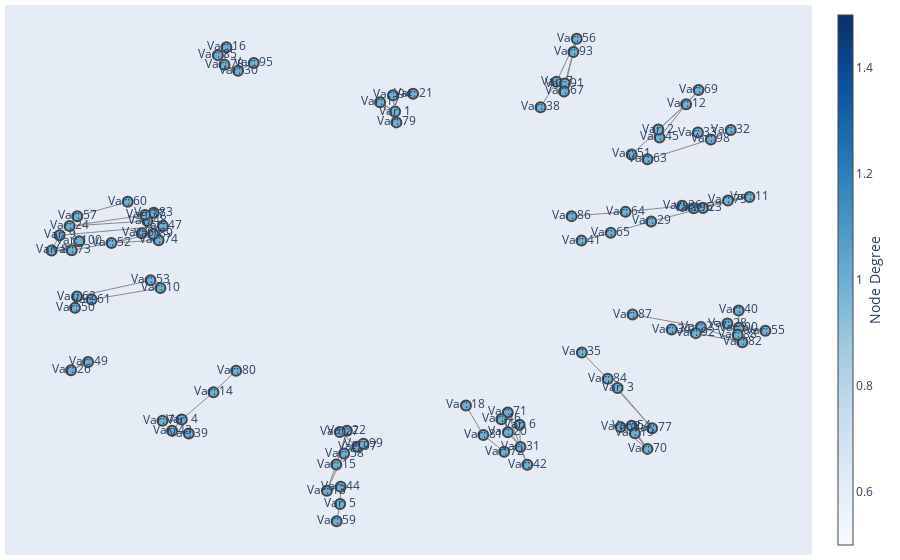

This figure's notebook cell:
### Code cell
def cala_operacja(nazwa_pliku):
    num_vars, clauses = read_dimacs_cnf(nazwa_pliku)
    model, G = generate_node_embeddings(clauses)
    G2, pos = utworzSkierowanyGraf(G, model)
    interactive_directed_graph(G2, pos)
    return num_vars, clauses

nazwa = "DIMACS_files/turbo_easy/example_2.cnf"
num_vars, clauses = cala_operacja(nazwa)

### Figure 1 — Plotly figure (JSON) as saved in the notebook; plotly's stock layout.template omitted (floating-point values rounded to 4 significant figures; data arrays with more than 128 entries replaced by an {"elided": "..."} marker saying what was removed)
{"data": [{"hoverinfo": "none", "line": {"color": "#888", "width": 1}, "marker": {"color": [], "colorbar": {"thickness": 15, "title": {"side": "right", "text": "Weight"}, "xanchor": "left"}, "colorscale": [[0, "rgb(247,251,255)"], [0.125, "rgb(222,235,247)"], [0.25, "rgb(198,219,239)"], [0.375, "rgb(158,202,225)"], [0.5, "rgb(107,174,214)"], [0.625, "rgb(66,146,198)"], [0.75, "rgb(33,113,181)"], [0.875, "rgb(8,81,156)"], [1, "rgb(8,48,107)"]], "line": {"width": 2}, "reversescale": true, "showscale": false, "size": 5}, "mode": "lines", "type": "scatter", "x": {"elided": "300 float values"}, "y": {"elided": "300 float values"}}, {"hoverinfo": "text", "marker": {"color": [1, 1, 1, 1, 1, 1, 1, 1, 1, 1, 1, 1, 1, 1, 1, 1, 1, 1, 1, 1, 1, 1, 1, 1, 1, 1, 1, 1, 1, 1, 1, 1, 1, 1, 1, 1, 1, 1, 1, 1, 1, 1, 1, 1, 1, 1, 1, 1, 1, 1, 1, 1, 1, 1, 1, 1, 1, 1, 1, 1, 1, 1, 1, 1, 1, 1, 1, 1, 1, 1, 1, 1, 1, 1, 1, 1, 1, 1, 1, 1, 1, 1, 1, 1, 1, 1, 1, 1, 1, 1, 1, 1, 1, 1, 1, 1, 1, 1, 1, 1], "colorbar": {"thickness": 15, "title": {"side": "right", "text": "Node Degree"}, "xanchor": "left"}, "colorscale": [[0, "rgb(247,251,255)"], [0.125, "rgb(222,235,247)"], [0.25, "rgb(198,219,239)"], [0.375, "rgb(158,202,225)"], [0.5, "rgb(107,174,214)"], [0.625, "rgb(66,146,198)"], [0.75, "rgb(33,113,181)"], [0.875, "rgb(8,81,156)"], [1, "rgb(8,48,107)"]], "line": {"width": 2}, "reversescale": false, "size": 10}, "mode": "markers+text", "text": ["Var: 16", "Var: 78", "Var: 30", "Var: 95", "Var: 35", "Var: 84", "Var: 85", "Var: 8", "Var: 73", "Var: 55", "Var: 90", "Var: 100", "Var: 9", "Var: 52", "Var: 38", "Var: 7", "Var: 66", "Var: 83", "Var: 87", "Var: 25", "Var: 74", "Var: 89", "Var: 40", "Var: 82", "Var: 11", "Var: 75", "Var: 77", "Var: 96", "Var: 23", "Var: 29", "Var: 65", "Var: 54", "Var: 70", "Var: 19", "Var: 22", "Var: 15", "Var: 68", "Var: 81", "Var: 72", "Var: 48", "Var: 24", "Var: 93", "Var: 56", "Var: 3", "Var: 18", "Var: 47", "Var: 61", "Var: 62", "Var: 50", "Var: 53", "Var: 27", "Var: 97", "Var: 4", "Var: 43", "Var: 14", "Var: 76", "Var: 80", "Var: 10", "Var: 39", "Var: 1", "Var: 17", "Var: 49", "Var: 26", "Var: 51", "Var: 12", "Var: 57", "Var: 60", "Var: 69", "Var: 45", "Var: 2", "Var: 33", "Var: 98", "Var: 32", "Var: 5", "Var: 44", "Var: 42", "Var: 31", "Var: 64", "Var: 36", "Var: 20", "Var: 37", "Var: 71", "Var: 91", "Var: 94", "Var: 13", "Var: 79", "Var: 6", "Var: 46", "Var: 41", "Var: 88", "Var: 28", "Var: 21", "Var: 86", "Var: 59", "Var: 99", "Var: 58", "Var: 67", "Var: 34", "Var: 92", "Var: 63"], "type": "scatter", "x": [-5.372, -5.422, -5.063, -4.646, 4.041, 4.725, -5.597, -10, -9.467, 8.901, 8.198, -9.27, -9.789, -8.416, 2.948, 3.37, -7.613, -7.296, 5.382, 7.192, -7.167, -7.307, 8.193, 8.29, 8.477, 7.91, 5.901, 7.002, 7.248, 5.875, 4.804, 5.357, 5.778, 5.447, -2.181, -2.461, 5.063, 1.432, 1.984, -7.464, -9.525, 3.816, 3.905, 4.986, 0.9721, -7.053, -8.941, -9.328, -9.38, -7.381, -2.37, -1.906, -6.554, -6.811, -5.714, -7.066, -5.114, -7.12, -6.367, -0.9053, -1.301, -9.034, -9.485, 5.358, 6.801, -9.321, -7.985, 7.13, 6.098, 6.064, 7.114, 7.457, 7.984, -2.361, -2.346, 2.596, 2.416, 5.197, 6.698, 2.083, -7.525, 2.079, 3.593, -0.9616, -2.711, -0.8704, 2.39, 1.91, 4.029, 8.166, 7.895, -0.4285, 3.769, -2.453, -1.743, -2.256, 3.57, 6.418, 7.056, 5.778], "y": [7.703, 7.119, 6.921, 7.175, -2.468, -3.342, 7.44, 0.9318, 0.9373, -1.744, -1.64, 1.236, 1.436, 1.183, 5.704, 6.551, 1.503, 2.187, -1.204, -1.616, 1.273, 1.483, -1.067, -2.127, 2.714, 2.598, -4.995, 2.338, 2.346, 1.897, 1.519, -4.908, -5.679, -5.163, -5.075, -6.203, -4.954, -5.22, -5.774, 1.911, 1.745, 7.544, 7.985, -3.65, -4.233, 1.745, -0.705, -0.6043, -0.9812, -0.06482, -5.118, -5.61, -4.701, -5.073, -3.791, -4.746, -3.076, -0.3168, -5.17, 5.558, 5.866, -2.782, -3.057, 4.131, 5.8, 2.075, 2.554, 6.278, 4.697, 4.959, 4.859, 4.632, 4.945, -7.519, -6.94, -6.208, -5.618, 2.217, 2.419, -5.128, 2.111, -4.466, 6.494, 6.104, -7.071, 5.199, -4.877, -4.689, 1.259, -1.877, -1.503, 6.155, 2.075, -8.091, -5.506, -5.834, 6.231, -1.705, -1.823, 3.967]}], "layout": {"annotations": [{"showarrow": false, "text": "", "xref": "paper", "yref": "paper"}], "hovermode": "closest", "margin": {"b": 5, "l": 5, "r": 5, "t": 5}, "showlegend": false, "title": {"font": {"size": 16}}, "xaxis": {"showgrid": false, "showticklabels": false, "zeroline": false}, "yaxis": {"showgrid": false, "showticklabels": false, "zeroline": false}}}
